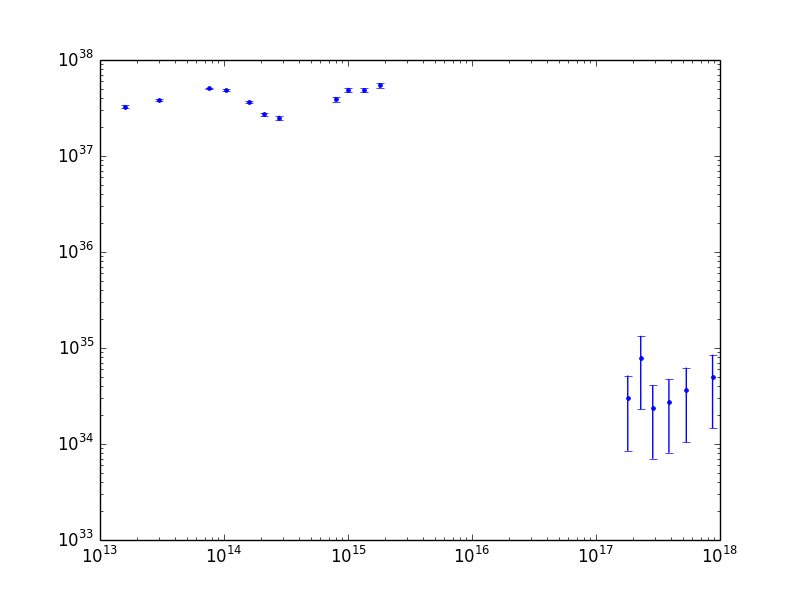

Recreate this plot in Python.
#!/usr/bin/env python
from pylab import *
import py_read_output as r 
import py_plot_output as pl
import py_plot_util as util 
import os, sys 
from constants import *
import numpy as np


sed = np.loadtxt("pg1001_sed_rest.dat",unpack=True)
yerr = [sed[2],sed[3]]

nu = sed[0]
nulnu = sed[1]

yerr[0] = -10.0 ** (nulnu + yerr[0]) + (10.0**nulnu)
yerr[1] = 10.0 ** (nulnu + yerr[1]) - (10.0**nulnu)

errorbar(10.0**sed[0], 10.0**sed[1], yerr=yerr, fmt=".")

print yerr

loglog()
savefig("test.png")